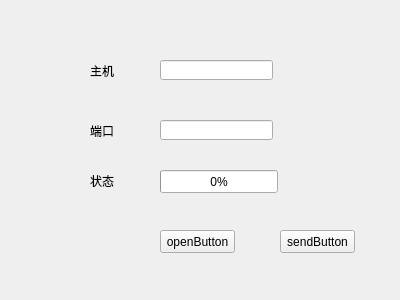
<?xml version="1.0" encoding="UTF-8"?>
<ui version="4.0">
 <class>Widget</class>
 <widget class="QWidget" name="Widget">
  <property name="geometry">
   <rect>
    <x>0</x>
    <y>0</y>
    <width>400</width>
    <height>300</height>
   </rect>
  </property>
  <property name="windowTitle">
   <string>Widget</string>
  </property>
  <widget class="QPushButton" name="openButton">
   <property name="geometry">
    <rect>
     <x>160</x>
     <y>230</y>
     <width>75</width>
     <height>23</height>
    </rect>
   </property>
   <property name="text">
    <string>openButton</string>
   </property>
  </widget>
  <widget class="QPushButton" name="sendButton">
   <property name="geometry">
    <rect>
     <x>280</x>
     <y>230</y>
     <width>75</width>
     <height>23</height>
    </rect>
   </property>
   <property name="text">
    <string>sendButton</string>
   </property>
  </widget>
  <widget class="QLabel" name="label">
   <property name="geometry">
    <rect>
     <x>90</x>
     <y>60</y>
     <width>54</width>
     <height>21</height>
    </rect>
   </property>
   <property name="text">
    <string>主机</string>
   </property>
  </widget>
  <widget class="QLabel" name="label_2">
   <property name="geometry">
    <rect>
     <x>90</x>
     <y>120</y>
     <width>54</width>
     <height>21</height>
    </rect>
   </property>
   <property name="text">
    <string>端口</string>
   </property>
  </widget>
  <widget class="QProgressBar" name="clientProgressBar">
   <property name="geometry">
    <rect>
     <x>160</x>
     <y>170</y>
     <width>118</width>
     <height>23</height>
    </rect>
   </property>
   <property name="value">
    <number>0</number>
   </property>
  </widget>
  <widget class="QLineEdit" name="hostLineEdit">
   <property name="geometry">
    <rect>
     <x>160</x>
     <y>60</y>
     <width>113</width>
     <height>20</height>
    </rect>
   </property>
  </widget>
  <widget class="QLineEdit" name="portLineEdit">
   <property name="geometry">
    <rect>
     <x>160</x>
     <y>120</y>
     <width>113</width>
     <height>20</height>
    </rect>
   </property>
  </widget>
  <widget class="QLabel" name="clientStatusLabel">
   <property name="geometry">
    <rect>
     <x>90</x>
     <y>170</y>
     <width>54</width>
     <height>21</height>
    </rect>
   </property>
   <property name="text">
    <string>状态</string>
   </property>
  </widget>
 </widget>
 <layoutdefault spacing="6" margin="11"/>
 <resources/>
 <connections/>
</ui>
